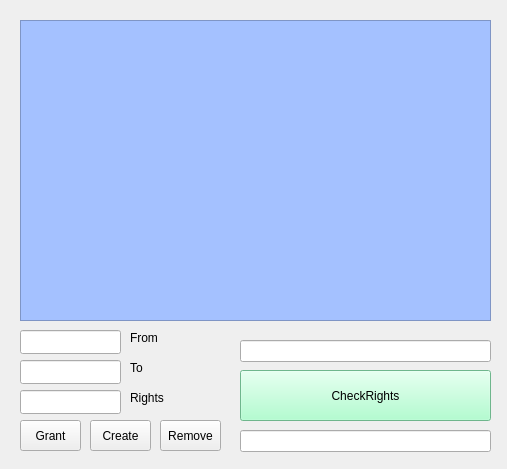
<?xml version="1.0" encoding="UTF-8"?>
<ui version="4.0">
 <class>MainWindow</class>
 <widget class="QMainWindow" name="MainWindow">
  <property name="geometry">
   <rect>
    <x>0</x>
    <y>0</y>
    <width>507</width>
    <height>469</height>
   </rect>
  </property>
  <property name="windowTitle">
   <string>Матрица доступа</string>
  </property>
  <widget class="QWidget" name="centralwidget">
   <widget class="QTableWidget" name="tableWidget">
    <property name="geometry">
     <rect>
      <x>20</x>
      <y>20</y>
      <width>471</width>
      <height>301</height>
     </rect>
    </property>
    <property name="styleSheet">
     <string notr="true">background-color: rgb(164, 193, 255);</string>
    </property>
   </widget>
   <widget class="QPushButton" name="Grant">
    <property name="geometry">
     <rect>
      <x>20</x>
      <y>420</y>
      <width>61</width>
      <height>31</height>
     </rect>
    </property>
    <property name="text">
     <string>Grant</string>
    </property>
   </widget>
   <widget class="QLineEdit" name="lineEdit">
    <property name="geometry">
     <rect>
      <x>240</x>
      <y>340</y>
      <width>251</width>
      <height>22</height>
     </rect>
    </property>
    <property name="text">
     <string/>
    </property>
   </widget>
   <widget class="QLineEdit" name="lineEdit_2">
    <property name="geometry">
     <rect>
      <x>240</x>
      <y>430</y>
      <width>251</width>
      <height>22</height>
     </rect>
    </property>
   </widget>
   <widget class="QPushButton" name="pushButton">
    <property name="geometry">
     <rect>
      <x>240</x>
      <y>370</y>
      <width>251</width>
      <height>51</height>
     </rect>
    </property>
    <property name="styleSheet">
     <string notr="true">background:rgb(156, 255, 197)</string>
    </property>
    <property name="text">
     <string>CheckRights</string>
    </property>
   </widget>
   <widget class="QPushButton" name="Remove">
    <property name="geometry">
     <rect>
      <x>160</x>
      <y>420</y>
      <width>61</width>
      <height>31</height>
     </rect>
    </property>
    <property name="text">
     <string>Remove</string>
    </property>
   </widget>
   <widget class="QPushButton" name="Create">
    <property name="geometry">
     <rect>
      <x>90</x>
      <y>420</y>
      <width>61</width>
      <height>31</height>
     </rect>
    </property>
    <property name="text">
     <string>Create</string>
    </property>
   </widget>
   <widget class="QLabel" name="label_2">
    <property name="geometry">
     <rect>
      <x>20</x>
      <y>350</y>
      <width>49</width>
      <height>21</height>
     </rect>
    </property>
    <property name="font">
     <font>
      <pointsize>11</pointsize>
     </font>
    </property>
    <property name="text">
     <string/>
    </property>
   </widget>
   <widget class="QLineEdit" name="LineEdit_s2">
    <property name="geometry">
     <rect>
      <x>20</x>
      <y>360</y>
      <width>101</width>
      <height>24</height>
     </rect>
    </property>
    <property name="text">
     <string/>
    </property>
    <property name="placeholderText">
     <string/>
    </property>
   </widget>
   <widget class="QLineEdit" name="LineEdit_rights">
    <property name="geometry">
     <rect>
      <x>20</x>
      <y>390</y>
      <width>101</width>
      <height>24</height>
     </rect>
    </property>
    <property name="placeholderText">
     <string/>
    </property>
   </widget>
   <widget class="QLineEdit" name="LineEdit_s1">
    <property name="geometry">
     <rect>
      <x>20</x>
      <y>330</y>
      <width>101</width>
      <height>24</height>
     </rect>
    </property>
    <property name="text">
     <string/>
    </property>
    <property name="placeholderText">
     <string/>
    </property>
   </widget>
   <widget class="QLabel" name="label">
    <property name="geometry">
     <rect>
      <x>130</x>
      <y>330</y>
      <width>49</width>
      <height>16</height>
     </rect>
    </property>
    <property name="text">
     <string>From</string>
    </property>
   </widget>
   <widget class="QLabel" name="label_3">
    <property name="geometry">
     <rect>
      <x>130</x>
      <y>360</y>
      <width>49</width>
      <height>16</height>
     </rect>
    </property>
    <property name="text">
     <string>To</string>
    </property>
   </widget>
   <widget class="QLabel" name="label_4">
    <property name="geometry">
     <rect>
      <x>130</x>
      <y>390</y>
      <width>49</width>
      <height>16</height>
     </rect>
    </property>
    <property name="text">
     <string>Rights</string>
    </property>
   </widget>
  </widget>
 </widget>
 <resources/>
 <connections/>
</ui>
